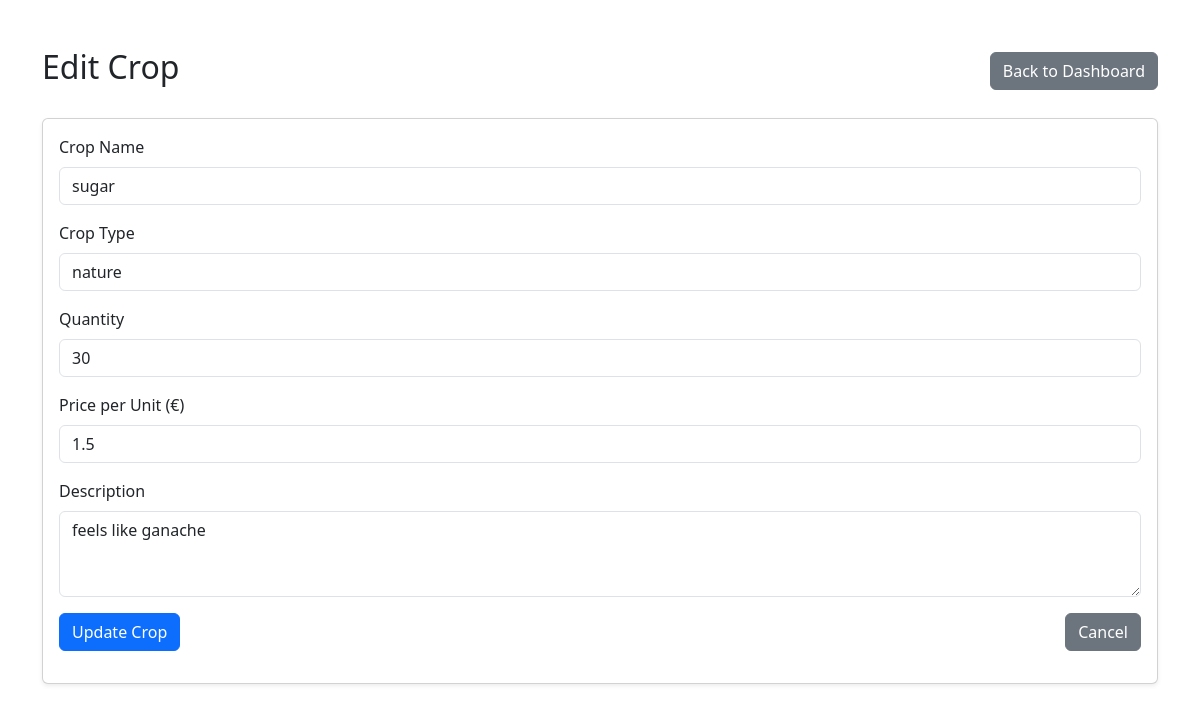
Page /crops/edit/6/ (signed in) on the committed database.
### main/models.py (models this page shows, shortened)
class Crop(models.Model):
    owner = models.ForeignKey(User, on_delete=models.CASCADE, null=True, blank=True)
    crop_name = models.CharField(max_length=100)
    crop_type = models.CharField(max_length=100)
    quantity = models.IntegerField()
    price_per_unit = models.FloatField()
    description = models.TextField(blank=True, null=True)
    created_at = models.DateTimeField(auto_now_add=True)
    sold = models.BooleanField(default=False)

### main/views.py (the view, shortened to what this page needs)
# urls.py: path("crops/edit/<int:crop_id>/", views.edit_crop, name="edit_crop"),
def edit_crop(request, crop_id):
    crop = get_object_or_404(Crop, id=crop_id)
    if crop.owner != request.user:
        messages.error(request, "Not authorized")
        return redirect('dashboard')
    return render(request, "edit_crop.html", {"crop": crop})

### main/templates/edit_crop.html (shortened to what this page needs)
{% block content %}
<link href="https://cdn.jsdelivr.net/npm/bootstrap@5.3.2/dist/css/bootstrap.min.css" rel="stylesheet">
<div class="container my-5">
    <div class="d-flex justify-content-between align-items-center mb-4">
        <h2>Edit Crop</h2>
        <a href="{% url 'dashboard' %}" class="btn btn-secondary">Back to Dashboard</a>
    </div>
    <div class="card shadow-sm">
        <div class="card-body">
            <form method="POST">
                <div class="mb-3">
                    <label for="crop_name" class="form-label">Crop Name</label>
                    <input type="text" class="form-control" id="crop_name" name="crop_name" value="{{ crop.crop_name }}" required>
                </div>
                <div class="mb-3">
                    <label for="crop_type" class="form-label">Crop Type</label>
                    <input type="text" class="form-control" id="crop_type" name="crop_type" value="{{ crop.crop_type }}" required>
                </div>
                <div class="mb-3">
                    <label for="quantity" class="form-label">Quantity</label>
                    <input type="number" class="form-control" id="quantity" name="quantity" value="{{ crop.quantity }}" min="1" required>
                </div>
                <div class="mb-3">
                    <label for="price_per_unit" class="form-label">Price per Unit (€)</label>
                    <input type="number" step="0.01" class="form-control" id="price_per_unit" name="price_per_unit" value="{{ crop.price_per_unit }}" min="0" required>
                </div>
                <div class="mb-3">
                    <label for="description" class="form-label">Description</label>
                    <textarea class="form-control" id="description" name="description" rows="3" required>{{ crop.description }}</textarea>
                </div>
                <div class="d-flex justify-content-between">
                    <button type="submit" class="btn btn-primary">Update Crop</button>
                    <a href="{% url 'dashboard' %}" class="btn btn-secondary">Cancel</a>
                </div>
            </form>
        </div>
    </div>
</div>
{% endblock %}

### rows in the picture
Crop: crop_name "sugar", crop_type "nature", quantity "30", price_per_unit "1.5", description "feels like ganache"
